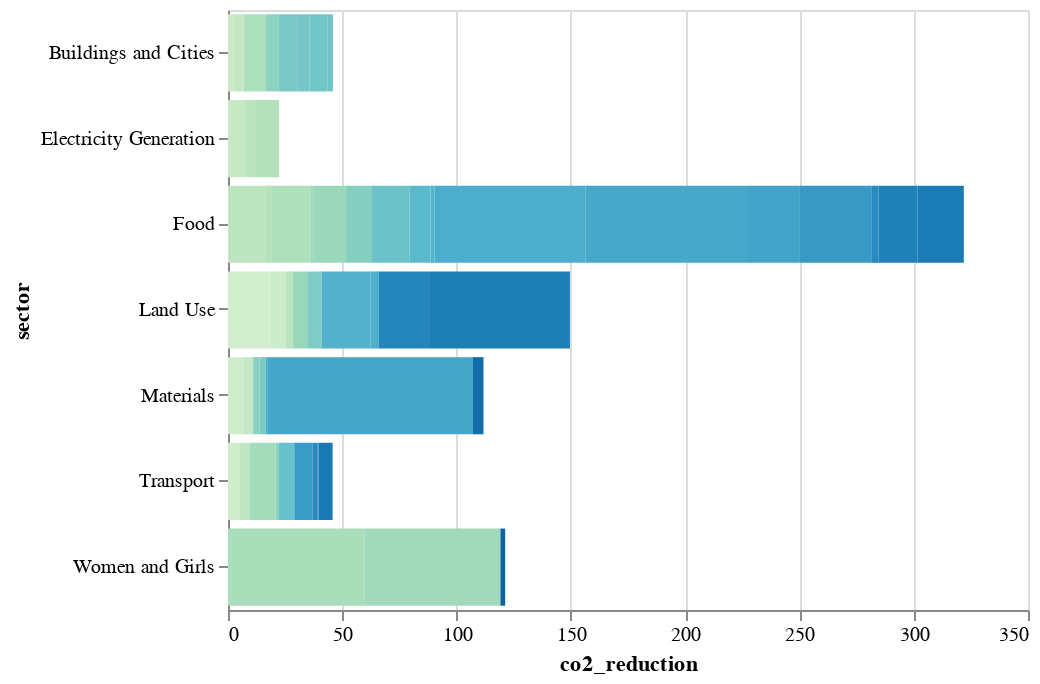

Here is the notebook cell this chart was saved with:
### Code cell
cool_chart = alt.Chart(data).mark_bar().encode(
    alt.Y("sector:N"),
    alt.X('co2_reduction:Q'),
    alt.Color("solution:N",
        legend=None,
        scale=alt.Scale(scheme='greenblue')
    ),
    tooltip=["solution:N", 'co2_reduction:Q']
)
cool_chart

### Figure 1 — Vega-Lite specification as saved in the notebook (floating-point values rounded to 4 significant figures)
{"$schema": "https://vega.github.io/schema/vega-lite/v2.6.0.json", "config": {"view": {"height": 300, "width": 400}}, "data": {"values": [{"co2_reduction": "89.74", "id": 2, "net_cost": "N/A", "rank": "1", "savings": "$-902.77", "sector": "Materials", "solution": "Refrigerant Management"}, {"co2_reduction": "84.60", "id": 3, "net_cost": "$1,225.37", "rank": "2", "savings": "$7,425.00", "sector": "Electricity Generation", "solution": "Wind Turbines (Onshore)"}, {"co2_reduction": "70.53", "id": 4, "net_cost": "N/A", "rank": "3", "savings": "N/A", "sector": "Food", "solution": "Reduced Food Waste"}, {"co2_reduction": "66.11", "id": 5, "net_cost": "N/A", "rank": "4", "savings": "N/A", "sector": "Food", "solution": "Plant-Rich Diet"}, {"co2_reduction": "61.23", "id": 6, "net_cost": "N/A", "rank": "5", "savings": "N/A", "sector": "Land Use", "solution": "Tropical Forests"}, {"co2_reduction": "59.60", "id": 7, "net_cost": "N/A", "rank": "6", "savings": "N/A", "sector": "Women and Girls", "solution": "Educating Girls"}, {"co2_reduction": "59.60", "id": 8, "net_cost": "N/A", "rank": "7", "savings": "N/A", "sector": "Women and Girls", "solution": "Family Planning"}, {"co2_reduction": "36.90", "id": 9, "net_cost": "$-80.60", "rank": "8", "savings": "$5,023.84", "sector": "Electricity Generation", "solution": "Solar Farms"}, {"co2_reduction": "31.19", "id": 10, "net_cost": "$41.59", "rank": "9", "savings": "$699.37", "sector": "Food", "solution": "Silvopasture"}, {"co2_reduction": "24.60", "id": 11, "net_cost": "$453.14", "rank": "10", "savings": "$3,457.63", "sector": "Electricity Generation", "solution": "Rooftop Solar"}, {"co2_reduction": "23.15", "id": 12, "net_cost": "$57.22", "rank": "11", "savings": "$1,928.10", "sector": "Food", "solution": "Regenerative Agriculture"}, {"co2_reduction": "22.61", "id": 13, "net_cost": "N/A", "rank": "12", "savings": "N/A", "sector": "Land Use", "solution": "Temperate Forests"}, {"co2_reduction": "21.57", "id": 14, "net_cost": "N/A", "rank": "13", "savings": "N/A", "sector": "Land Use", "solution": "Peatlands"}, {"co2_reduction": "20.19", "id": 15, "net_cost": "$120.07", "rank": "14", "savings": "$626.97", "sector": "Food", "solution": "Tropical Staple Trees"}, {"co2_reduction": "18.06", "id": 16, "net_cost": "$29.44", "rank": "15", "savings": "$392.33", "sector": "Land Use", "solution": "Afforestation"}, {"co2_reduction": "17.35", "id": 17, "net_cost": "$37.53", "rank": "16", "savings": "$2,119.07", "sector": "Food", "solution": "Conservation Agriculture"}, {"co2_reduction": "17.20", "id": 18, "net_cost": "$146.99", "rank": "17", "savings": "$22.10", "sector": "Food", "solution": "Tree Intercropping"}, {"co2_reduction": "16.60", "id": 19, "net_cost": "$-155.48", "rank": "18", "savings": "$1,024.34", "sector": "Electricity Generation", "solution": "Geothermal"}, {"co2_reduction": "16.34", "id": 20, "net_cost": "$50.48", "rank": "19", "savings": "$735.27", "sector": "Food", "solution": "Managed Grazing"}, {"co2_reduction": "16.09", "id": 21, "net_cost": "$0.88", "rank": "20", "savings": "$1,713.40", "sector": "Electricity Generation", "solution": "Nuclear"}, {"co2_reduction": "15.81", "id": 22, "net_cost": "$72.16", "rank": "21", "savings": "$166.28", "sector": "Food", "solution": "Clean Cookstoves"}, {"co2_reduction": "14.10", "id": 23, "net_cost": "$545.30", "rank": "22", "savings": "$762.50", "sector": "Electricity Generation", "solution": "Wind Turbines (Offshore)"}, {"co2_reduction": "14.08", "id": 24, "net_cost": "$72.24", "rank": "23", "savings": "$1,342.47", "sector": "Food", "solution": "Farmland Restoration"}, {"co2_reduction": "11.34", "id": 25, "net_cost": "N/A", "rank": "24", "savings": "$519.06", "sector": "Food", "solution": "Improved Rice Cultivation"}, {"co2_reduction": "10.90", "id": 26, "net_cost": "$1,319.70", "rank": "25", "savings": "$413.85", "sector": "Electricity Generation", "solution": "Concentrated Solar"}, {"co2_reduction": "10.80", "id": 27, "net_cost": "$14,148.00", "rank": "26", "savings": "$9,726.40", "sector": "Transport", "solution": "Electric Vehicles"}, {"co2_reduction": "9.38", "id": 28, "net_cost": "$457.10", "rank": "27", "savings": "$3,543.50", "sector": "Buildings and Cities", "solution": "District Heating"}, {"co2_reduction": "9.28", "id": 29, "net_cost": "$26.76", "rank": "28", "savings": "$709.75", "sector": "Food", "solution": "Multistrata Agroforestry"}, {"co2_reduction": "9.20", "id": 30, "net_cost": "$411.84", "rank": "29", "savings": "$-1,004.70", "sector": "Electricity Generation", "solution": "Wave and Tidal"}, {"co2_reduction": "8.40", "id": 31, "net_cost": "$201.41", "rank": "30", "savings": "$148.83", "sector": "Electricity Generation", "solution": "Methane Digesters (Large)"}, {"co2_reduction": "8.27", "id": 32, "net_cost": "$3,655.92", "rank": "31", "savings": "$2,513.33", "sector": "Buildings and Cities", "solution": "Insulation"}, {"co2_reduction": "7.87", "id": 33, "net_cost": "$915.93", "rank": "32", "savings": "$424.38", "sector": "Transport", "solution": "Ships"}, {"co2_reduction": "7.81", "id": 34, "net_cost": "$323.52", "rank": "33", "savings": "$1,729.54", "sector": "Buildings and Cities", "solution": "LED Lighting (Household)"}, {"co2_reduction": "7.50", "id": 35, "net_cost": "$402.31", "rank": "34", "savings": "$519.35", "sector": "Electricity Generation", "solution": "Biomass"}, {"co2_reduction": "7.22", "id": 36, "net_cost": "$23.79", "rank": "35", "savings": "$264.80", "sector": "Land Use", "solution": "Bamboo"}, {"co2_reduction": "6.69", "id": 37, "net_cost": "$-273.90", "rank": "36", "savings": "N/A", "sector": "Materials", "solution": "Alternative Cement"}, {"co2_reduction": "6.57", "id": 38, "net_cost": "N/A", "rank": "37", "savings": "$2,379.73", "sector": "Transport", "solution": "Mass Transit"}, {"co2_reduction": "6.20", "id": 39, "net_cost": "N/A", "rank": "38", "savings": "N/A", "sector": "Land Use", "solution": "Forest Protection"}, {"co2_reduction": "6.19", "id": 40, "net_cost": "N/A", "rank": "39", "savings": "N/A", "sector": "Land Use", "solution": "Indigenous Peoples’ Land Management"}, {"co2_reduction": "6.18", "id": 41, "net_cost": "$543.54", "rank": "40", "savings": "$2,781.63", "sector": "Transport", "solution": "Trucks"}, {"co2_reduction": "6.08", "id": 42, "net_cost": "$2.99", "rank": "41", "savings": "$773.65", "sector": "Electricity Generation", "solution": "Solar Water"}, {"co2_reduction": "5.20", "id": 43, "net_cost": "$118.71", "rank": "42", "savings": "$1,546.66", "sector": "Buildings and Cities", "solution": "Heat Pumps"}, {"co2_reduction": "5.05", "id": 44, "net_cost": "$662.42", "rank": "43", "savings": "$3,187.80", "sector": "Transport", "solution": "Airplanes"}, {"co2_reduction": "5.04", "id": 45, "net_cost": "$-205.05", "rank": "44", "savings": "$1,089.63", "sector": "Buildings and Cities", "solution": "LED Lighting (Commercial)"}, {"co2_reduction": "4.62", "id": 46, "net_cost": "$68.12", "rank": "45", "savings": "$880.55", "sector": "Buildings and Cities", "solution": "Building Automation"}, {"co2_reduction": "4.61", "id": 47, "net_cost": "$72.44", "rank": "46", "savings": "$1,800.12", "sector": "Materials", "solution": "Water Saving - Home"}, {"co2_reduction": "4.30", "id": 48, "net_cost": "$19.15", "rank": "47", "savings": "N/A", "sector": "Materials", "solution": "Bioplastic"}, {"co2_reduction": "4.00", "id": 49, "net_cost": "$202.53", "rank": "48", "savings": "$568.36", "sector": "Electricity Generation", "solution": "In-Stream Hydro"}, {"co2_reduction": "4.00", "id": 50, "net_cost": "$-598.69", "rank": "49", "savings": "$1,761.72", "sector": "Transport", "solution": "Cars"}, {"co2_reduction": "3.97", "id": 51, "net_cost": "$279.25", "rank": "50", "savings": "$566.93", "sector": "Electricity Generation", "solution": "Cogeneration"}, {"co2_reduction": "3.33", "id": 52, "net_cost": "$77.94", "rank": "51", "savings": "$541.89", "sector": "Land Use", "solution": "Perennial Biomass"}, {"co2_reduction": "3.19", "id": 53, "net_cost": "N/A", "rank": "52", "savings": "N/A", "sector": "Land Use", "solution": "Coastal Wetlands"}, {"co2_reduction": "3.13", "id": 54, "net_cost": "N/A", "rank": "53", "savings": "$677.83", "sector": "Food", "solution": "System of Rice Intensification"}, {"co2_reduction": "2.92", "id": 55, "net_cost": "N/A", "rank": "54", "savings": "$3,278.24", "sector": "Buildings and Cities", "solution": "Walkable Cities"}, {"co2_reduction": "2.77", "id": 56, "net_cost": "$366.92", "rank": "55", "savings": "$71.13", "sector": "Materials", "solution": "Household Recycling"}, {"co2_reduction": "2.77", "id": 57, "net_cost": "$366.92", "rank": "56", "savings": "$71.13", "sector": "Materials", "solution": "Industrial Recycling"}, {"co2_reduction": "2.62", "id": 58, "net_cost": "$74.16", "rank": "57", "savings": "$640.10", "sector": "Buildings and Cities", "solution": "Smart Thermostats"}, {"co2_reduction": "2.50", "id": 59, "net_cost": "$-1.82", "rank": "58", "savings": "$67.57", "sector": "Buildings and Cities", "solution": "Landfill Methane"}, {"co2_reduction": "2.31", "id": 60, "net_cost": "$-2,026.97", "rank": "59", "savings": "$400.47", "sector": "Buildings and Cities", "solution": "Bike Infrastructure"}, {"co2_reduction": "2.28", "id": 61, "net_cost": "$-63.72", "rank": "60", "savings": "$-60.82", "sector": "Food", "solution": "Composting"}, {"co2_reduction": "2.19", "id": 62, "net_cost": "$932.30", "rank": "61", "savings": "$325.10", "sector": "Buildings and Cities", "solution": "Smart Glass"}, {"co2_reduction": "2.06", "id": 63, "net_cost": "N/A", "rank": "62", "savings": "$87.60", "sector": "Women and Girls", "solution": "Women Smallholders"}, {"co2_reduction": "1.99", "id": 64, "net_cost": "$127.72", "rank": "63", "savings": "$1,310.59", "sector": "Transport", "solution": "Telepresence"}, {"co2_reduction": "1.90", "id": 65, "net_cost": "$15.50", "rank": "64", "savings": "$13.90", "sector": "Electricity Generation", "solution": "Methane Digesters (Small)"}, {"co2_reduction": "1.81", "id": 66, "net_cost": "N/A", "rank": "65", "savings": "$102.32", "sector": "Food", "solution": "Nutrient Management"}, {"co2_reduction": "1.52", "id": 67, "net_cost": "$1,038.42", "rank": "66", "savings": "$368.10", "sector": "Transport", "solution": "High-speed Rail"}, {"co2_reduction": "1.33", "id": 68, "net_cost": "$216.16", "rank": "67", "savings": "$429.67", "sector": "Food", "solution": "Farmland Irrigation"}, {"co2_reduction": "1.10", "id": 69, "net_cost": "$36.00", "rank": "68", "savings": "$19.82", "sector": "Electricity Generation", "solution": "Waste-to-Energy"}, {"co2_reduction": "0.96", "id": 70, "net_cost": "$106.75", "rank": "69", "savings": "$226.07", "sector": "Transport", "solution": "Electric Bikes"}, {"co2_reduction": "0.90", "id": 71, "net_cost": "$573.48", "rank": "70", "savings": "N/A", "sector": "Materials", "solution": "Recycled Paper"}, {"co2_reduction": "0.87", "id": 72, "net_cost": "$137.37", "rank": "71", "savings": "$903.11", "sector": "Buildings and Cities", "solution": "Water Distribution"}, {"co2_reduction": "0.81", "id": 73, "net_cost": "N/A", "rank": "72", "savings": "N/A", "sector": "Food", "solution": "Biochar"}, {"co2_reduction": "0.77", "id": 74, "net_cost": "$1,393.29", "rank": "73", "savings": "$988.46", "sector": "Buildings and Cities", "solution": "Green Roofs"}, {"co2_reduction": "0.52", "id": 75, "net_cost": "$808.64", "rank": "74", "savings": "$313.86", "sector": "Transport", "solution": "Trains"}, {"co2_reduction": "0.32", "id": 76, "net_cost": "N/A", "rank": "75", "savings": "$185.56", "sector": "Transport", "solution": "Ridesharing"}, {"co2_reduction": "0.20", "id": 77, "net_cost": "$36.12", "rank": "76", "savings": "$19.90", "sector": "Electricity Generation", "solution": "Micro Wind"}, {"co2_reduction": "N/A", "id": 78, "net_cost": "N/A", "rank": "77", "savings": "N/A", "sector": "Electricity Generation", "solution": "Energy Storage (Distributed)"}, {"co2_reduction": "N/A", "id": 79, "net_cost": "N/A", "rank": "77", "savings": "N/A", "sector": "Electricity Generation", "solution": "Energy Storage (Utilities)"}, {"co2_reduction": "N/A", "id": 80, "net_cost": "N/A", "rank": "77", "savings": "N/A", "sector": "Electricity Generation", "solution": "Grid Flexibility"}, {"co2_reduction": "N/A", "id": 81, "net_cost": "N/A", "rank": "78", "savings": "N/A", "sector": "Electricity Generation", "solution": "Microgrids"}, {"co2_reduction": "N/A", "id": 82, "net_cost": "N/A", "rank": "79", "savings": "N/A", "sector": "Buildings and Cities", "solution": "Net Zero Buildings"}, {"co2_reduction": "N/A", "id": 83, "net_cost": "N/A", "rank": "80", "savings": "N/A", "sector": "Buildings and Cities", "solution": "Retrofitting"}]}, "encoding": {"color": {"field": "solution", "legend": null, "scale": {"scheme": "greenblue"}, "type": "nominal"}, "tooltip": [{"field": "solution", "type": "nominal"}, {"field": "co2_reduction", "type": "quantitative"}], "x": {"field": "co2_reduction", "type": "quantitative"}, "y": {"field": "sector", "type": "nominal"}}, "mark": "bar"}
